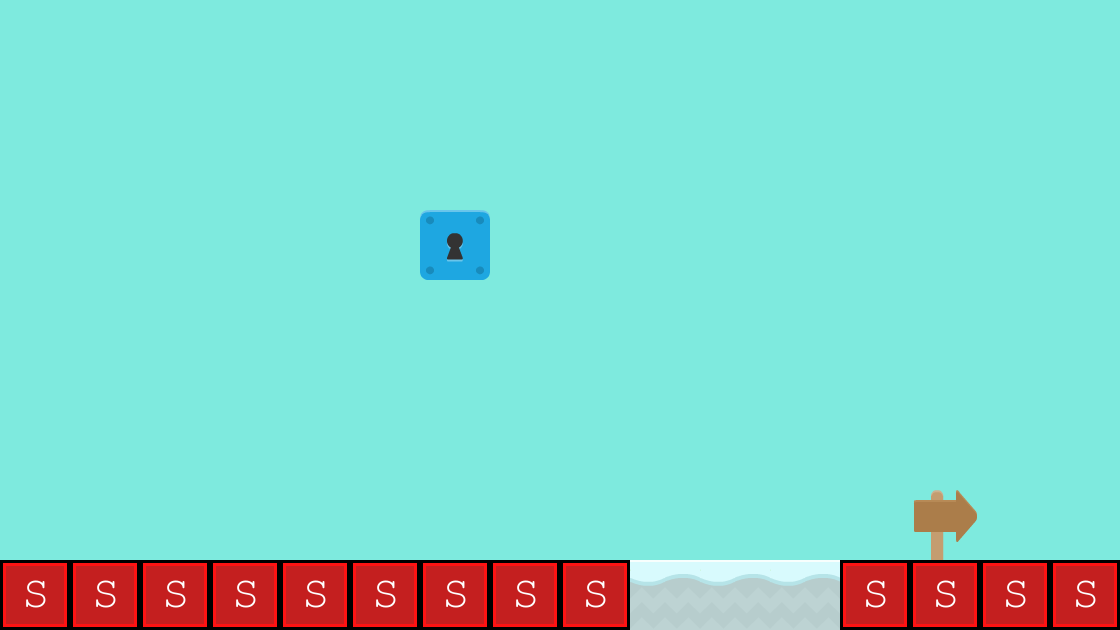

Below is a game level as drawn by its tile map, then a one-line description and the .tmx that defines it (tile-layer data replaced by summaries):
An orthogonal 16x9 tile map with 70x70 px tiles, 3 tile layers (background, collision, background 2), 2 tilesets and 1 object (milk).

<map version="1.0" orientation="orthogonal" renderorder="right-down" width="16" height="9" tilewidth="70" tileheight="70" backgroundcolor="#7eeade">
 <tileset firstgid="1" name="background-tiles" tilewidth="70" tileheight="70">
  <image source="../img/background-tiles.png" width="910" height="910" />
 </tileset>
 <tileset firstgid="170" name="meta-tiles" tilewidth="70" tileheight="70">
  <image source="../img/meta-tiles.png" width="350" height="70" />
  <tile id="1">
   <properties>
    <property name="type" value="lslope" />
   </properties>
  </tile>
  <tile id="3">
   <properties>
    <property name="type" value="rslope" />
   </properties>
  </tile>
  <tile id="4">
   <properties>
    <property name="type" value="solid" />
   </properties>
  </tile>
 </tileset>
 <layer name="background" width="16" height="9" opacity="0.94">
  <data>[144 cells, 15 non-empty, 3 distinct tile ids]</data>
 </layer>
 <layer name="collision" width="16" height="9">
  <properties>
   <property name="type" value="lslope" />
  </properties>
  <data>[144 cells, 13 non-empty, 1 distinct tile ids]</data>
 </layer>
 <objectgroup name="CollectableEntities">
  <object name="milk" x="210" y="416" width="74" height="78" />
 </objectgroup>
 <layer name="background 2" width="16" height="9">
  <data>[144 cells, 1 non-empty, 1 distinct tile ids]</data>
 </layer>
</map>
